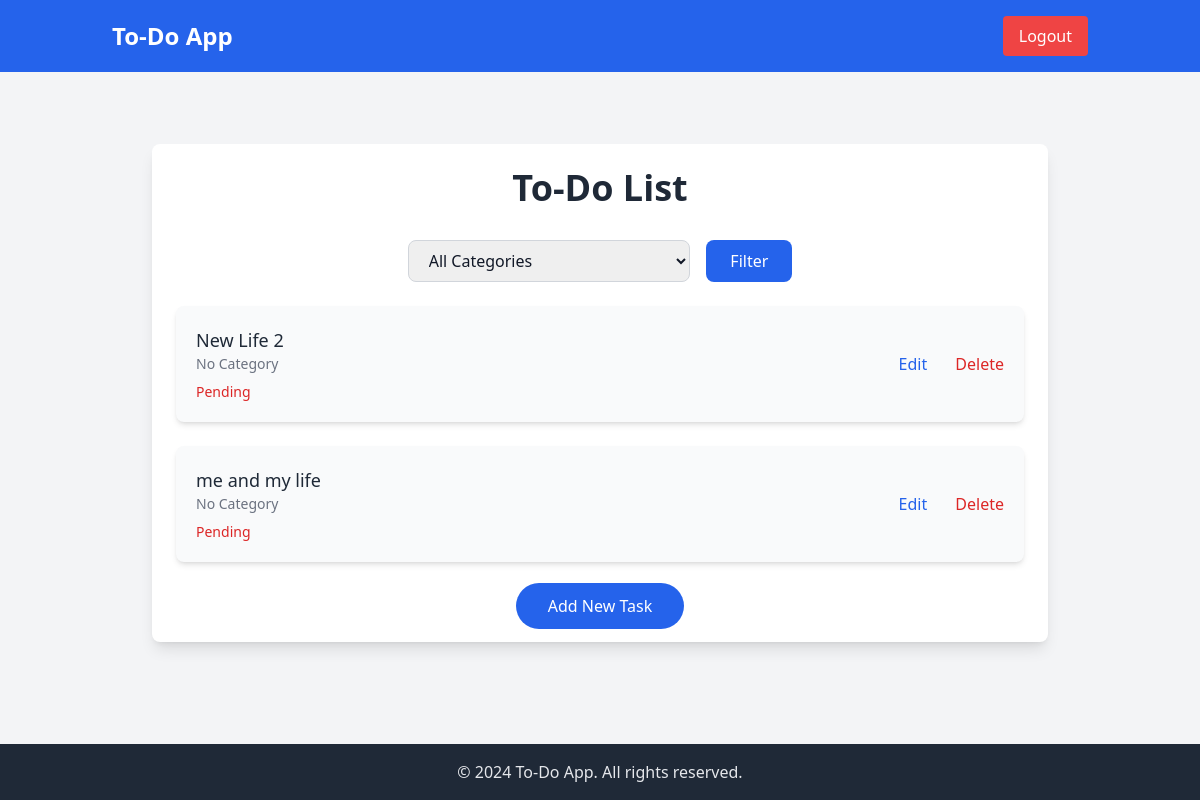
Screenshot of / (signed in) with the database file from the repository.
### todo/models.py (models this page shows, shortened)
class Task(models.Model):
    user = models.ForeignKey(User, on_delete=models.CASCADE)
    title = models.CharField(max_length=200)
    description = models.TextField(blank=True, null=True)
    completed = models.BooleanField(default=False)
    created_at = models.DateTimeField(auto_now_add=True)
    category = models.ForeignKey(Category, on_delete=models.SET_NULL, null=True, blank=True)

### todo/views.py (the view)
# urls.py: path('', views.task_list, name='task_list'),
@login_required
def task_list(request):
    category_filter = request.GET.get('category', None)
    tasks = Task.objects.filter(user=request.user)
    if category_filter:
        tasks = tasks.filter(category__name=category_filter)
    categories = Category.objects.all()
    return render(request, 'todo/task_list.html', {'tasks': tasks, 'categories': categories})

### todo/templates/todo/task_list.html (shortened to what this page needs)
{% extends 'todo/base.html' %}
{% block content %}
<div class="max-w-4xl mx-auto mt-12 p-6 bg-white rounded-lg shadow-lg">
  <h1 class="text-4xl font-semibold text-center text-gray-800 mb-8">
    To-Do List
  </h1>
  <form method="get" class="mb-6 flex justify-center">
    <select
      name="category"
      class="border border-gray-300 rounded-lg px-4 py-2 w-1/3 focus:outline-none focus:ring-2 focus:ring-blue-500"
    >
      <option value="">All Categories</option>
    </select>
    <button
      type="submit"
      class="ml-4 px-6 py-2 bg-blue-600 text-white rounded-lg hover:bg-blue-700 transition-all"
    >
      Filter
    </button>
  </form>
  <ul class="space-y-6">
    {% for task in tasks %}
    <li
      class="flex items-center justify-between p-5 bg-gray-50 rounded-lg shadow-md hover:bg-gray-100 transition-all"
    >
      <div class="flex flex-col">
        <span class="text-lg font-medium text-gray-800">{{ task.title }}</span>
        <span class="text-sm text-gray-500">
          {% if task.category %}
            Category: {{ task.category.name }}
          {% else %}
            No Category
          {% endif %}
        </span>
        <span
          class="mt-2 text-sm font-medium {% if task.completed %}text-green-600{% else %}text-red-600{% endif %}"
        >
          {% if task.completed %}Done{% else %}Pending{% endif %}
        </span>
      </div>
      <div class="space-x-6">
        <a
          href="{% url 'task_update' task.pk %}"
          class="text-blue-600 hover:text-blue-800 font-medium transition-colors"
          >Edit</a
        >
        <a
          href="{% url 'task_delete' task.pk %}"
          class="text-red-600 hover:text-red-800 font-medium transition-colors"
          >Delete</a
        >
      </div>
    </li>
    {% empty %}
    <p class="text-center text-gray-600">No tasks available.</p>
    {% endfor %}
  </ul>
  <div class="mt-8 text-center">
    <a
      href="{% url 'task_create' %}"
      class="px-8 py-3 bg-blue-600 text-white rounded-full hover:bg-blue-700 transition-all"
      >Add New Task</a
    >
  </div>
</div>
{% endblock content %}

### rows the page displays
Task: title "New Life 2", shows "No Category", completed "Pending"
Task: title "me and my life", shows "No Category", completed "Pending"
